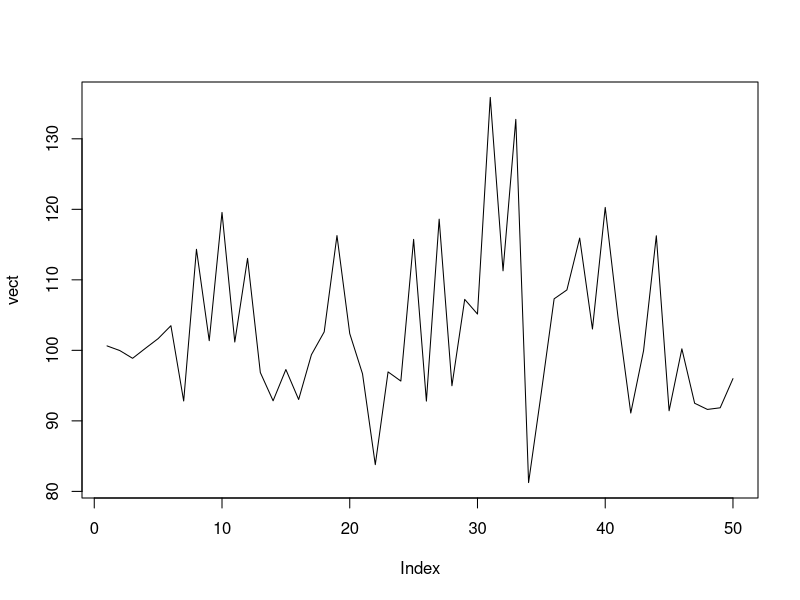

Generate this figure with R:
a_shares <- 100
a_deviation <- .20
a_mean <- .15
a_price_0 <- 100

get_SBM_variate <- function(time) {
    return(rnorm(1, 0, sqrt(time)))
}

get_price_at_t <- function(time, stock) {
    variance <- stock$deviation^2
    stock_exponential <- exp(((stock$mean - variance)/2) * time + stock$mean * get_SBM_variate(time))
    price_at_t <- stock$price_0 * stock_exponential
    return(price_at_t)
}

length <- 50
vect <- vector("numeric", length)
i <- 1
while(i<=length){
    t <- .5 * i/50
    variance <- a_mean^2
    
    vect[i] <- a_price_0 * exp((((a_mean - variance)/2) * t) + (a_deviation * get_SBM_variate(t)))
    i <- i+1
}

plot(vect, type = "l")
